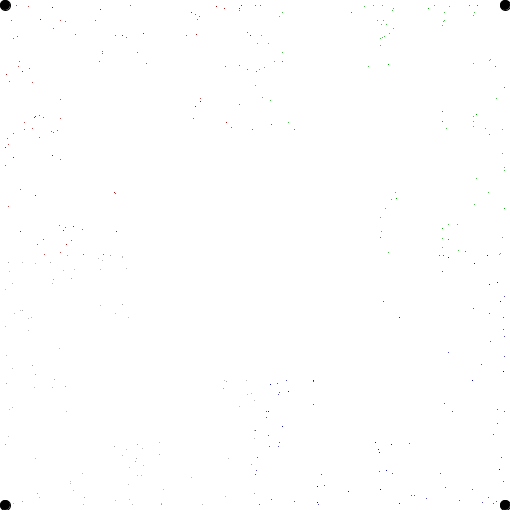
Frame 1 (no input)
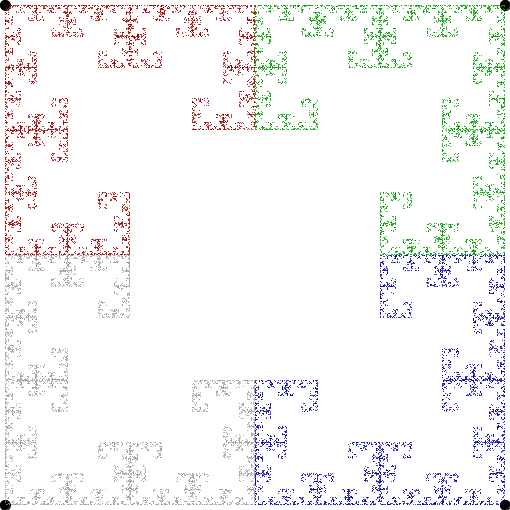
Frame 60 (the mouse pressed at the canvas centre just before this capture)
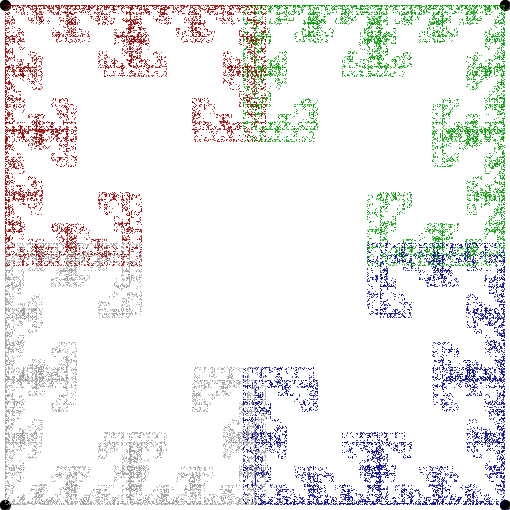
Frame 120 (the mouse held since frame 60 and released just before this capture)

The Processing sketch that drew these frames (run headless with seeded random() and noise(); from frame 60 on, the mouse is pressed at the canvas centre):

// Processing sketch: processing_136640
// ── processing_136640.pde

class spoint
{
  int xpos, ypos;
  
  spoint(int x, int y)
  {
    xpos = x;
    ypos = y;
  }
}

int rx;
int ry;
int count;
int previouspoint;
float multi;
spoint sp1;
spoint sp2;
spoint sp3;
spoint sp4;

void setup() 
{
  size(510, 510);
  frameRate(30);

  noStroke();
  randomsetup();
  multi = 1.0;
  
}
void randomsetup()
{
  background(255);
  stroke(0);
  fill(0);
  rx = 5;
  ry = 5;
  previouspoint = 0;
  count = 0;
  
  sp1 = new spoint(5,5);
  sp2 = new spoint(width-5,5);
  sp3 = new spoint(width-5,height-5);
  sp4 = new spoint(5,height-5);
  
  ellipse(sp1.xpos,sp1.ypos,10,10);
  ellipse(sp2.xpos,sp2.ypos,10,10);
  ellipse(sp3.xpos,sp3.ypos,10,10);
  ellipse(sp4.xpos,sp4.ypos,10,10);
}


void draw() 
{  
  //the count and while loop speed up the drawing. After 100 points are created, then they are drawn.
  int count = 0;
  while (count < 500)
  {
    int rpoint = int(random(4));
    if (rpoint == 0 && previouspoint != 2)
    {
      // square point 1
      rx = waverage(rx,sp1.xpos,multi);
      ry = waverage(ry,sp1.ypos,multi);
      stroke(155,0,0);
      fill(155,0,0);
      previouspoint = 0;
    }
    else if (rpoint == 1 && previouspoint != 3)
    {
      // square point 2
      rx = waverage(rx,sp2.xpos,multi);
      ry = waverage(ry,sp2.ypos,multi);
      stroke(0,155,0);
      fill(0,155,0);
      previouspoint = 1;
    }
    else if (rpoint == 2 && previouspoint != 0)
    {
      // square point 3
      rx = waverage(rx,sp3.xpos,multi);
      ry = waverage(ry,sp3.ypos,multi);
      stroke(0,0,155);
      fill(0,0,155);
      previouspoint = 2;
    }
    else if (rpoint == 3 && previouspoint != 1)
    {
      // square point 4
      rx = waverage(rx,sp4.xpos,multi);
      ry = waverage(ry,sp4.ypos,multi);
      stroke(155);
      fill(155);
      previouspoint = 3;
    }
    point(rx,ry);
    count++;
  }
  
}

int waverage(float a, float b, float multiplier)
{
  return int((a*multiplier + b)/(multiplier + 1));
}

void mousePressed()
{
  randomsetup();
  if (mouseButton == LEFT)
  {
    multi -= 0.1;
  }
  else
  {
    multi += 0.1;
  }
}

void keyPressed()
{
  randomsetup();
}

  
